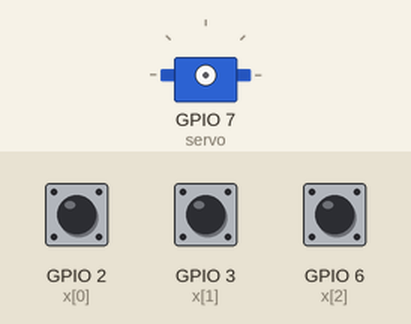
A program run on a simulated ESP32 board running MicroPython. Parts: servo. Inputs (shaded band) come from the test bench; at power-on: GPIO 2 (x[0]) HIGH, GPIO 3 (x[1]) HIGH, GPIO 6 (x[2]) HIGH. Servo angles are drawn from the pulse width (0.5 ms = 0°, 2.5 ms = 180°); what the program prints to the serial console is not drawn.

Above: at 1.2 s.
1.3 s: GPIO 2 (x[0]) pulled LOW for 0.15 s
2.9 s: GPIO 3 (x[1]) pulled LOW for 0.15 s
At 4.1 s:
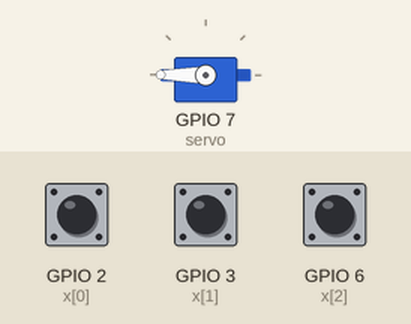
4.5 s: GPIO 6 (x[2]) pulled LOW for 0.15 s
At 5.4 s:
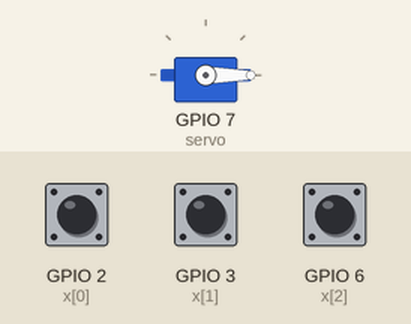
6.1 s: GPIO 2 (x[0]) pulled LOW for 1 s
At 6.7 s:
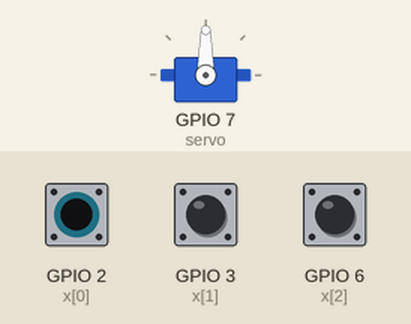
8.6 s: GPIO 3 (x[1]) pulled LOW for 1 s
At 10.0 s:
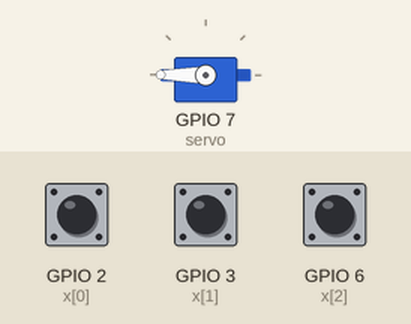
Timing chart, 0 to 11.6 s (numbered marks = the images above; inputs shaded):
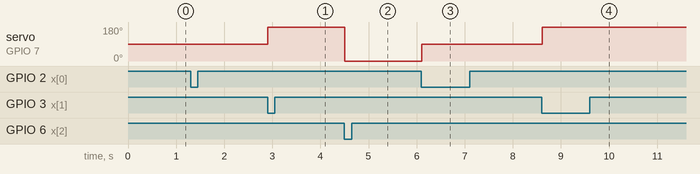

Measured:
- after the input at 2.9 s, servo on GPIO 7 (servo): 90° → 180° at once
- after the input at 4.5 s, servo on GPIO 7 (servo): 180° → 0° at once
- after the input at 6.1 s, servo on GPIO 7 (servo): 0° → 90° at once
- after the input at 8.6 s, servo on GPIO 7 (servo): 90° → 180° at once

The program:

servo-ex2.py
```python
#　0P01023 -  ピョー　ウェイ　ソー

from machine import PWM, Pin
from time import sleep
###
SERVO_PIN = 7
FREQ = 50
servo = PWM(Pin(SERVO_PIN), freq = FREQ)

sw1, sw2, sw3 = [ Pin(x,Pin.IN, Pin.PULL_UP) for x in  (2, 3, 6) ]

###
def angl_ns(angl_deg) :
    if -90 <= angl_deg <= 90 :
        return int(10**5*(5 + (angl_deg + 90)/9))
    else :
        raise ValueError("角度の範囲を超えています")

###
sw      = [  sw1, sw2, sw3 ]
angles = [  0, 90, -90 ]

###
try :
    while True :
        for i in range (len(sw)) :
           if sw[i].value() == 0 :
               print(f"スイッチ{i+1}が押されました。角度: {angles[i]}°")
               servo.duty_ns( angl_ns(angles [i] ) )
        sleep(0.1)

finally:
    servo.deinit()
            
```
